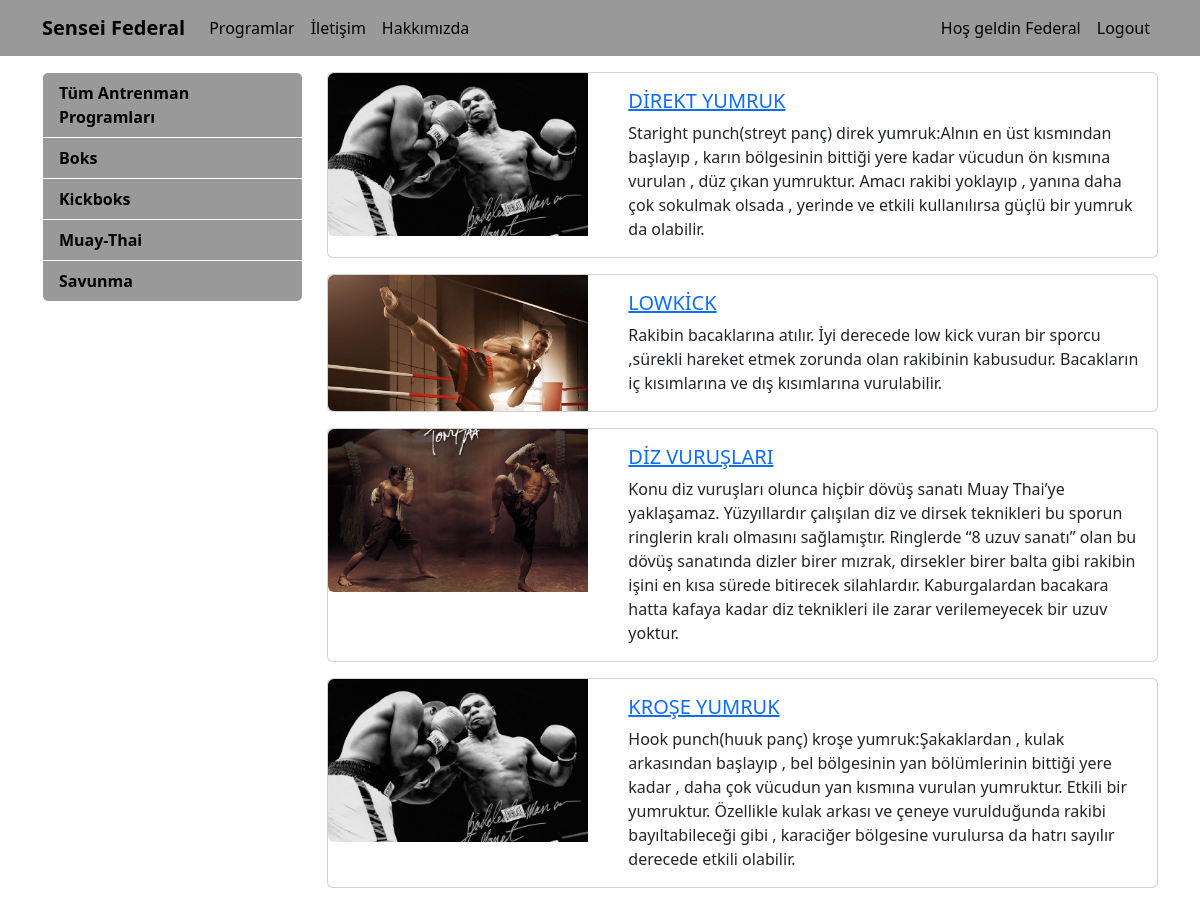
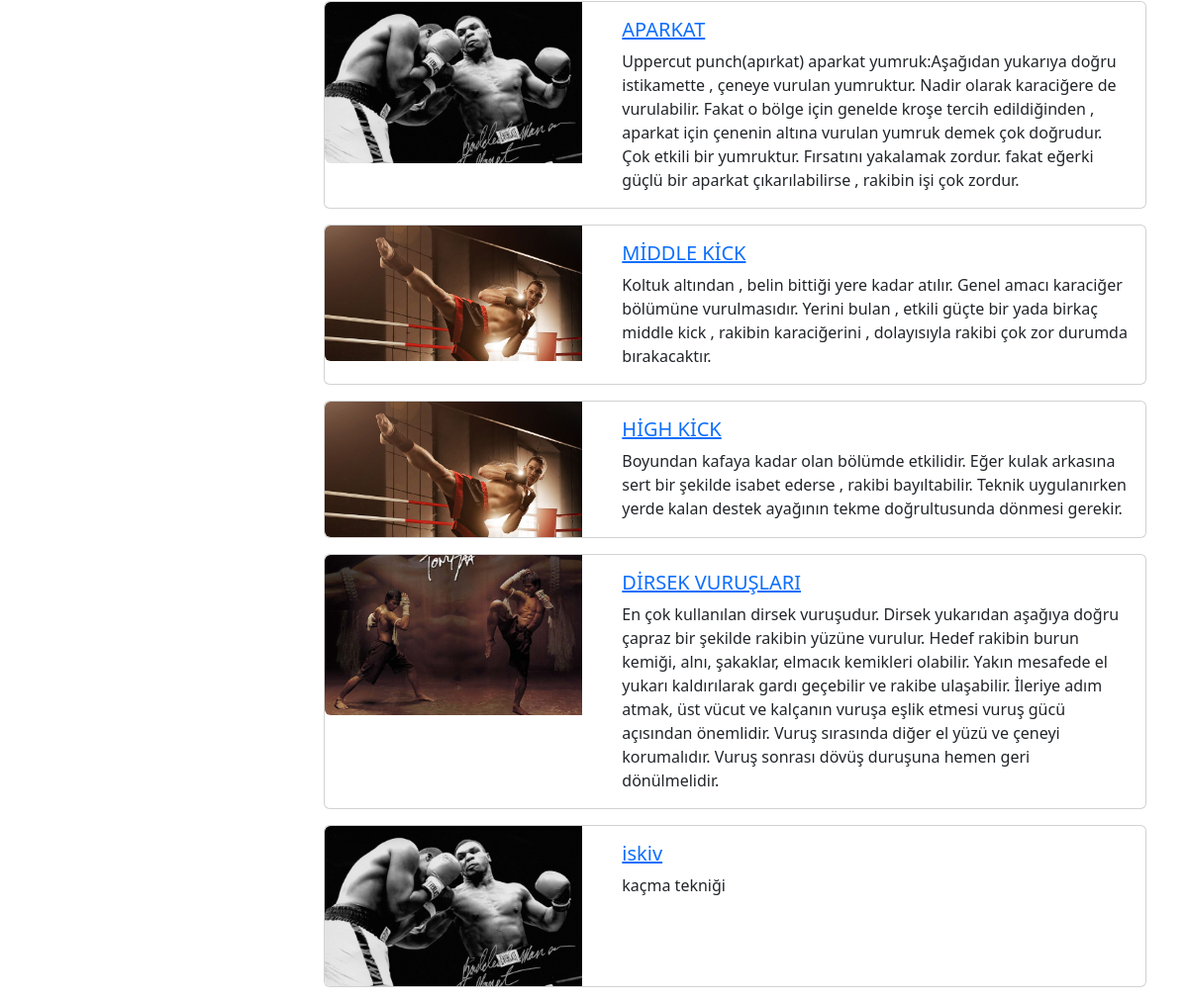
The app's page /programlar/ (signed in) with its own data (2 pictures, top to bottom).
### programlar/models.py (models this page shows, shortened)
class Category(models.Model):
    name = models.CharField(max_length=40)
    slug = models.SlugField(default="", null=False , db_index=True , max_length=50)

class Program(models.Model):
    title = models.CharField(max_length=100)
    description = models.TextField()
    imageUrl = models.CharField(max_length=50, blank=False)
    date = models.DateField()
    isActive = models.BooleanField()
    slug = models.SlugField(default="",blank=True, null=False, unique=True, db_index=True)
    category = models.ForeignKey(Category, default=1, on_delete=models.CASCADE, related_name="kurslar")

### programlar/views.py (the view)
# urls.py: path('', views.index),
def index(request):
    programlar = Program.objects.filter(isActive=1)
    kategoriler = Category.objects.all()
    return render(request, 'programlar/index.html',{
        'categories': kategoriler,
        'programlar': programlar
    })

### programlar/templates/programlar/index.html (shortened to what this page needs)
{% extends 'layout.html' %}
{% load static %}
{% block content %}
<div class="container mt-3">
    <div class="row">
       <div class="col-3">
        {% include 'programlar/partials/_categories.html' %}
       </div>
       <div class="col-9">
            {% for program in programlar %}
               {% include "programlar/partials/_program.html" %}
            {% endfor %}
       </div>
    </div>
</div>
{% endblock content %}

### templates/partials/_nav.html (shortened to what this page needs)
<nav class="navbar navbar-expand-lg navbar-dark navbar-dark">
    <div class="container">
        <a href="/" class="navbar-brand">Sensei Federal</a>
        <div class="collapse navbar-collapse" id="navbarNav">
            <ul class="navbar-nav me-auto">
                <li class="nav-item">
                    <a href="/" class="nav-link {% if request.path == '/' %}active{% endif %}">Programlar</a>
                </li>
                <li class="nav-item">
                    <a href="/iletisim" class="nav-link {% if request.path == '/iletisim' %}active{% endif %}">İletişim</a>
                </li>
                <li class="nav-item">
                    <a href="/hakkimizda" class="nav-link {% if request.path == '/hakkimizda' %}active{% endif %}">Hakkımızda</a>
                </li>
            </ul>
            <ul class="navbar-nav ms-auto">
                {% if user.is_authenticated %}
                    <li class="nav-item">
                       <a href="#" class="nav-link">Hoş geldin {{ user.username }}</a>
                    </li>
                    <li class="nav-item">
                      <a href="{% url 'user_logout' %}" class="nav-link">Logout</a>
                    </li>
                {% endif %}
            </ul>
        </div>
    </div>
</nav>

### programlar/templates/programlar/partials/_categories.html (shortened to what this page needs)
<div class="list-group">
  <a href="/programlar" class="list-group-item list-group-item-action">Tüm Antrenman Programları</a>
  {% for category in categories %}
       <a href="{% url 'programlar_by_category' category.slug %}"
          class="list-group-item list-group-item-action {% if seciliKategori == category.slug %}active{% endif %}">
          {{ category.name|title }}
       </a>
  {% endfor %}
</div>

### programlar/templates/programlar/partials/_program.html
{% load static %}
<div class="card mb-3">
    <div class="row">
        <div class="col-4">
            <img class="img-fluid rounded-start" src="{% static "programlar/img/"|add:program.imageUrl %}" alt="{{course.title}}">
        </div>
        <div class="col-8">
            <div class="card-body">
                <h5 class="card-title">
                    <a href="{% url "program_details" program.slug %}">
                        {{program.title}}
                     </a>
                </h5>
                <p class="card-text">{{program.description}}</p>
            </div>
        </div>
    </div>
</div>

### templates/layout.html (style rules this page uses)
body { background-color: white; color: black; }
.navbar { background-color: #999; }
.navbar-brand { font-weight: bold; color: black; }
.navbar-nav .nav-link { color: black; }
.list-group-item { background-color: #999; color: black; border-color: white; font-weight: bold; }

### records on screen
Category: name "Boks"
Category: name "Kickboks"
Category: name "Muay-Thai"
Category: name "Savunma"
Program: imageUrl (picture), title "DİREKT YUMRUK", description "Staright punch(streyt panç) direk yumruk:Alnın en üst kısmından başlayıp , karın bölgesinin bittiği yere kadar vücudun ön kısmına vurulan , düz çıkan yumruktur. Amacı rakibi yoklayıp , yanına daha çok sokulmak olsada , yerinde ve etkili kullanılırsa güçlü bir yumruk da olabilir."
Program: imageUrl (picture), title "LOWKİCK", description "Rakibin bacaklarına atılır. İyi derecede low kick vuran bir sporcu ,sürekli hareket etmek zorunda olan rakibinin kabusudur. Bacakların iç kısımlarına ve dış kısımlarına vurulabilir."
Program: imageUrl (picture), title "DİZ VURUŞLARI", description "Konu diz vuruşları olunca hiçbir dövüş sanatı Muay Thai’ye yaklaşamaz. Yüzyıllardır çalışılan diz ve dirsek teknikleri bu sporun ringlerin kralı olmasını sağlamıştır. Ringlerde “8 uzuv sanatı” olan bu dövüş sanatında dizler birer mızrak, dirsekler birer balta gibi rakibin işini en kısa sürede bitirecek silahlardır. Kaburgalardan bacakara hatta kafaya kadar diz teknikleri ile zarar verilemeyecek bir uzuv yoktur."
Program: imageUrl (picture), title "KROŞE YUMRUK", description "Hook punch(huuk panç) kroşe yumruk:Şakaklardan , kulak arkasından başlayıp , bel bölgesinin yan bölümlerinin bittiği yere kadar , daha çok vücudun yan kısmına vurulan yumruktur. Etkili bir yumruktur. Özellikle kulak arkası ve çeneye vurulduğunda rakibi bayıltabileceği gibi , karaciğer bölgesine vurulursa da hatrı sayılır derecede etkili olabilir."
Program: imageUrl (picture), title "APARKAT", description "Uppercut punch(apırkat) aparkat yumruk:Aşağıdan yukarıya doğru istikamette , çeneye vurulan yumruktur. Nadir olarak karaciğere de vurulabilir. Fakat o bölge için genelde kroşe tercih edildiğinden , aparkat için çenenin altına vurulan yumruk demek çok doğrudur. Çok etkili bir yumruktur. Fırsatını yakalamak zordur. fakat eğerki güçlü bir aparkat çıkarılabilirse , rakibin işi çok zordur."
Program: imageUrl (picture), title "MİDDLE KİCK", description "Koltuk altından , belin bittiği yere kadar atılır. Genel amacı karaciğer bölümüne vurulmasıdır. Yerini bulan , etkili güçte bir yada birkaç middle kick , rakibin karaciğerini , dolayısıyla rakibi çok zor durumda bırakacaktır."
Program: imageUrl (picture), title "HİGH KİCK", description "Boyundan kafaya kadar olan bölümde etkilidir. Eğer kulak arkasına sert bir şekilde isabet ederse , rakibi bayıltabilir. Teknik uygulanırken yerde kalan destek ayağının tekme doğrultusunda dönmesi gerekir."
Program: imageUrl (picture), title "DİRSEK VURUŞLARI", description "En çok kullanılan dirsek vuruşudur. Dirsek yukarıdan aşağıya doğru çapraz bir şekilde rakibin yüzüne vurulur. Hedef rakibin burun kemiği, alnı, şakaklar, elmacık kemikleri olabilir. Yakın mesafede el yukarı kaldırılarak gardı geçebilir ve rakibe ulaşabilir. İleriye adım atmak, üst vücut ve kalçanın vuruşa eşlik etmesi vuruş gücü açısından önemlidir. Vuruş sırasında diğer el yüzü ve çeneyi korumalıdır. Vuruş sonrası dövüş duruşuna hemen geri dönülmelidir."
Program: imageUrl (picture), title "iskiv", description "kaçma tekniği"

### other values on screen
{{ user.username }} "Federal"
